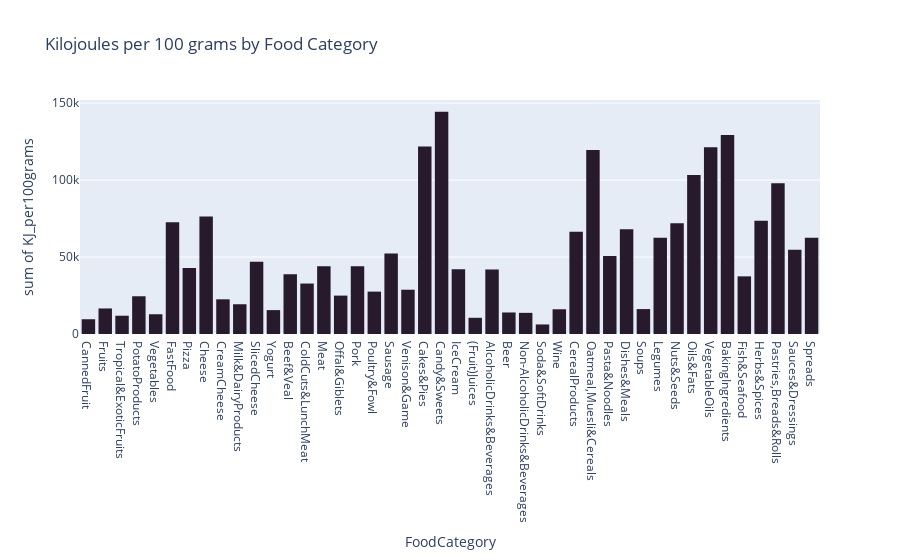

Source (notebook cell):
### Markdown cell above
<h2 style="color: #4CAF50;text-align:center">Food Categories by Kilojoules</h2>

### Code cell
# explore the food categories with the most KJ
plt = px.histogram(df, x='FoodCategory', y ='KJ_per100grams', title='Kilojoules per 100 grams by Food Category', color_discrete_sequence=px.colors.sequential.deep_r)
plt.show()

### Figure 1 — Plotly figure (JSON) as saved in the notebook; plotly's stock layout.template omitted (floating-point values rounded to 4 significant figures; data arrays with more than 128 entries replaced by an {"elided": "..."} marker saying what was removed)
{"data": [{"alignmentgroup": "True", "bingroup": "x", "histfunc": "sum", "hovertemplate": "FoodCategory=%{x}<br>sum of KJ_per100grams=%{y}<extra></extra>", "legendgroup": "", "marker": {"color": "rgb(39, 26, 44)", "pattern": {"shape": ""}}, "name": "", "offsetgroup": "", "orientation": "v", "showlegend": false, "type": "histogram", "x": {"elided": "2225 str values"}, "xaxis": "x", "y": {"elided": "2225 int values"}, "yaxis": "y"}], "layout": {"barmode": "relative", "legend": {"tracegroupgap": 0}, "title": {"text": "Kilojoules per 100 grams by Food Category"}, "xaxis": {"anchor": "y", "domain": [0, 1], "title": {"text": "FoodCategory"}}, "yaxis": {"anchor": "x", "domain": [0, 1], "title": {"text": "sum of KJ_per100grams"}}}}
